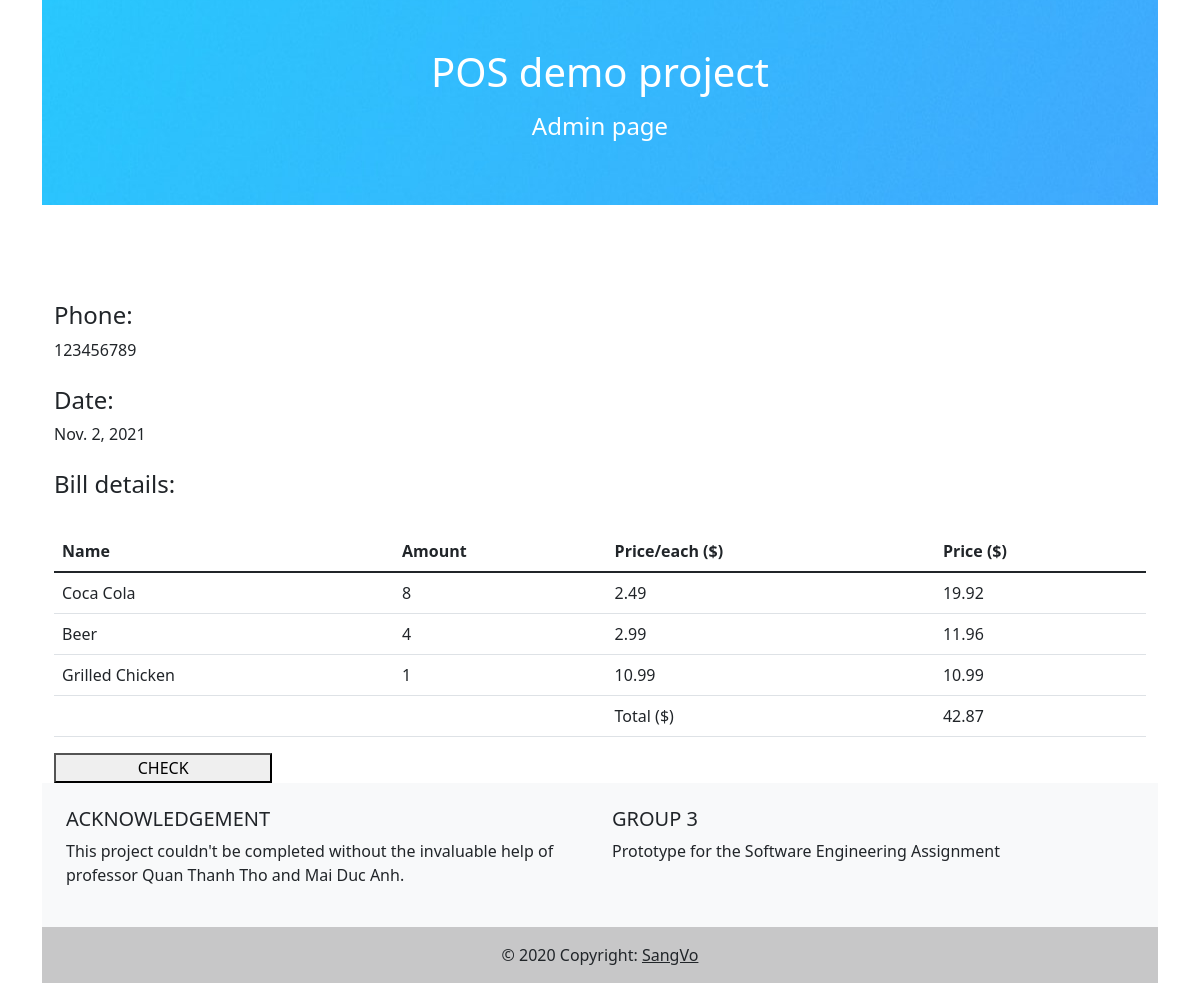
Screenshot of /manage_order_detail/29 (signed in) with the database file from the repository.
### restaurant_sys/models.py (models this page shows, shortened)
class bill_order(models.Model):
    bill_item=models.ManyToManyField(bill_item, null=True, blank=True)
    cus_phone= PhoneNumberField(unique = False, null = False, blank = False) # Here
    date=models.DateField(null=True,auto_now_add=True)
    finish=models.BooleanField(auto_created=False)
    price_total=models.DecimalField(max_digits=7,decimal_places=2,blank=True, null=True)

class dish(models.Model):
    name=models.CharField(unique=True, primary_key=True, max_length=50)
    image=models.FileField(blank=True, null=True, upload_to='photos')
    country=models.CharField(blank=True, null=True, choices=country_arr,max_length=50)
    type=models.CharField(choices=type_arr,max_length=50)
    price=models.DecimalField(max_digits=5,decimal_places=2,blank=True, null=True)

### restaurant_sys/views.py (the view)
# urls.py: path('manage_order_detail/<order_id>', views.manage_order_detail),
@login_required(login_url='/login')
def manage_order_detail(request,order_id):
    b=bill_order.objects.get(id=order_id)
    if request.method=="POST":
        b.finish= not b.finish
        b.save()
        return redirect('/manage_order')
    b_i=b.bill_item.all()
    b_i=[{
        'name':x.item_name.name,
        'price_each':float(x.item_name.price),
        'price': float(x.amount*x.item_name.price),
        'amount':x.amount,
    } for x in b_i ]
    print(b_i)
    return render(request,"manage_order_detail.html",{'b':b,'b_i':b_i,'back_url':BACKGROUND_URL})

### restaurant_sys/templates/manage_order_detail.html (shortened to what this page needs)
{% extends 'base.html' %}
{% block body %}
<header>
  <div
    class="p-5 text-center bg-image"
    style="
      background-position-y: center;
      height: auto;
      background-image:url({{back_url}})
    "
  >
    <div class="mask" style="">
      <div class="d-flex justify-content-center align-items-center h-100">
        <div class="text-white">
          <h1 class="mb-3">POS demo project</h1>
          <h4 class="mb-3">Admin page</h4>
        </div>
      </div>
    </div>
  </div>
</header>
<br><br><br><br>
<div class="container">
<h4>Phone: </h4>{{b.cus_phone}}<br><br>
<h4>Date: </h4> {{b.date}}<br><br>
<h4>Bill details: </h4><br>
<table class="table">
    <thead>
      <tr>
        <th scope="col">Name</th>
        <th scope="col">Amount</th>
        <th scope="col">Price/each ($)</th>
        <th scope="col">Price ($)</th>
      </tr>
    </thead>
    <tbody id="table_body">
      {% for dish in  b_i %}
      <tr>
        <td class="dishname">{{dish.name}}</td>
        <td> {{dish.amount}}</td>
        <td class="count-me" id="price_total_{{dish.name}}">{{dish.price_each}}</td>
        <td class="count-me" id="price_total_{{dish.name}}">{{dish.price}}</td>
      </tr>
      {% endfor %}
      <tr>
        <td></td>
        <td></td>
        <td>Total ($)</td>
        <td id="price_total">{{b.price_total}}</td>
      </tr>
    </tbody>
  </table>
  <form action="" method="POST">
    {% if b.finish %}
    <button style="width: 20%;" type="submit">UNCHECK</button>
    {%else%}
    <button style="width: 20%;" type="submit">CHECK</button>
    {% endif %}
  </form>
  </div>
{% endblock %}

### rows the page displays
bill_order: cus_phone "123456789", date "Nov. 2, 2021", price_total "42.87"
dish: name "Coca Cola"
dish: name "Beer"
dish: name "Grilled Chicken"

### other values shown
{{ dish.amount }} "8" "4" "1"
{{ dish.price_each }} "2.49" "2.99" "10.99"
{{ dish.price }} "19.92" "11.96" "10.99"
